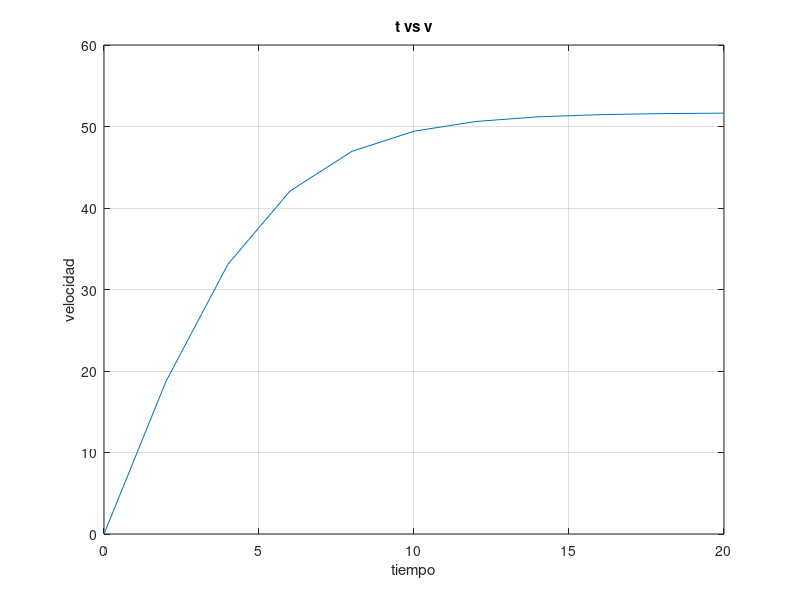

The MATLAB script that drew this image:
% German Heim
% Ej 2
close all
clear all
clc

t=[0:2:20]';
if length(t) == 11
    disp('T tiene 11 elementos')
else
    disp('T NO tiene 11 elementos')
end

g=9.81;
m=68.1;
cd=0.25;

v=sqrt(g*m/cd)*tanh(sqrt(g*cd/m)*t);
plot(t,v);
title('t vs v');
xlabel('tiempo');
ylabel('velocidad');
grid;